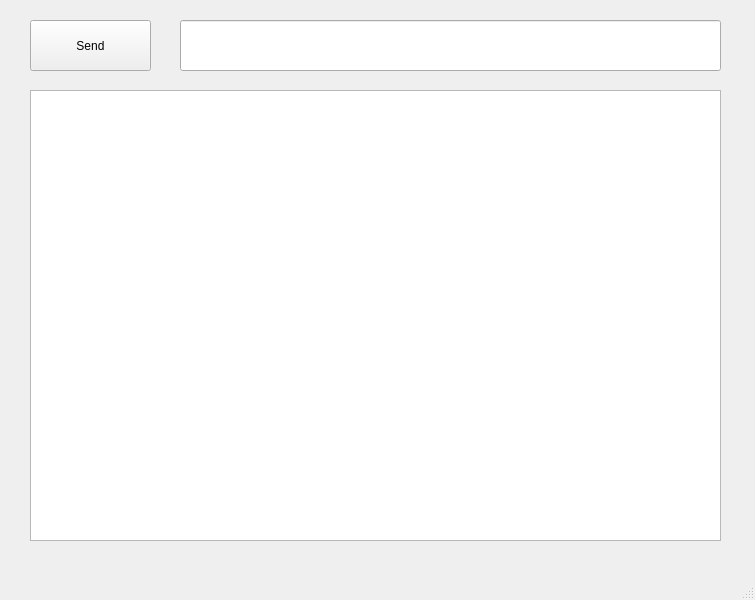
<?xml version="1.0" encoding="UTF-8"?>
<ui version="4.0">
 <class>MainWindow</class>
 <widget class="QMainWindow" name="MainWindow">
  <property name="geometry">
   <rect>
    <x>0</x>
    <y>0</y>
    <width>755</width>
    <height>600</height>
   </rect>
  </property>
  <property name="windowTitle">
   <string>MainWindow</string>
  </property>
  <widget class="QWidget" name="centralwidget">
   <widget class="QPushButton" name="pushButton">
    <property name="geometry">
     <rect>
      <x>30</x>
      <y>20</y>
      <width>121</width>
      <height>51</height>
     </rect>
    </property>
    <property name="text">
     <string>Send</string>
    </property>
   </widget>
   <widget class="QLineEdit" name="lineEdit">
    <property name="geometry">
     <rect>
      <x>180</x>
      <y>20</y>
      <width>541</width>
      <height>51</height>
     </rect>
    </property>
    <property name="font">
     <font>
      <family>MS Shell Dlg 2</family>
     </font>
    </property>
   </widget>
   <widget class="QPlainTextEdit" name="plainTextEdit">
    <property name="geometry">
     <rect>
      <x>30</x>
      <y>90</y>
      <width>691</width>
      <height>451</height>
     </rect>
    </property>
   </widget>
  </widget>
  <widget class="QMenuBar" name="menubar">
   <property name="geometry">
    <rect>
     <x>0</x>
     <y>0</y>
     <width>755</width>
     <height>26</height>
    </rect>
   </property>
  </widget>
  <widget class="QStatusBar" name="statusbar"/>
 </widget>
 <resources/>
 <connections/>
</ui>
